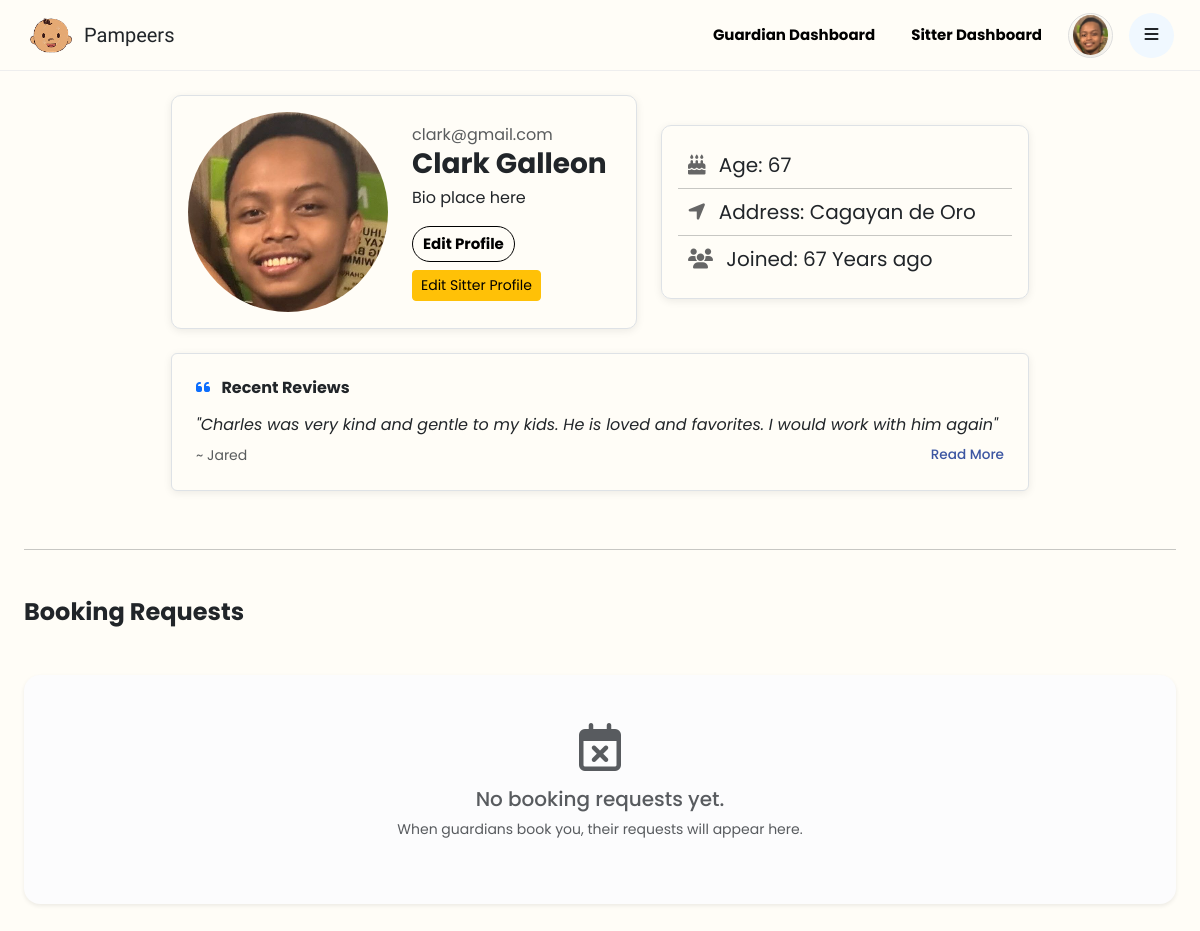
/public/profile.php (signed in), run on an earlier commit of the app's database.
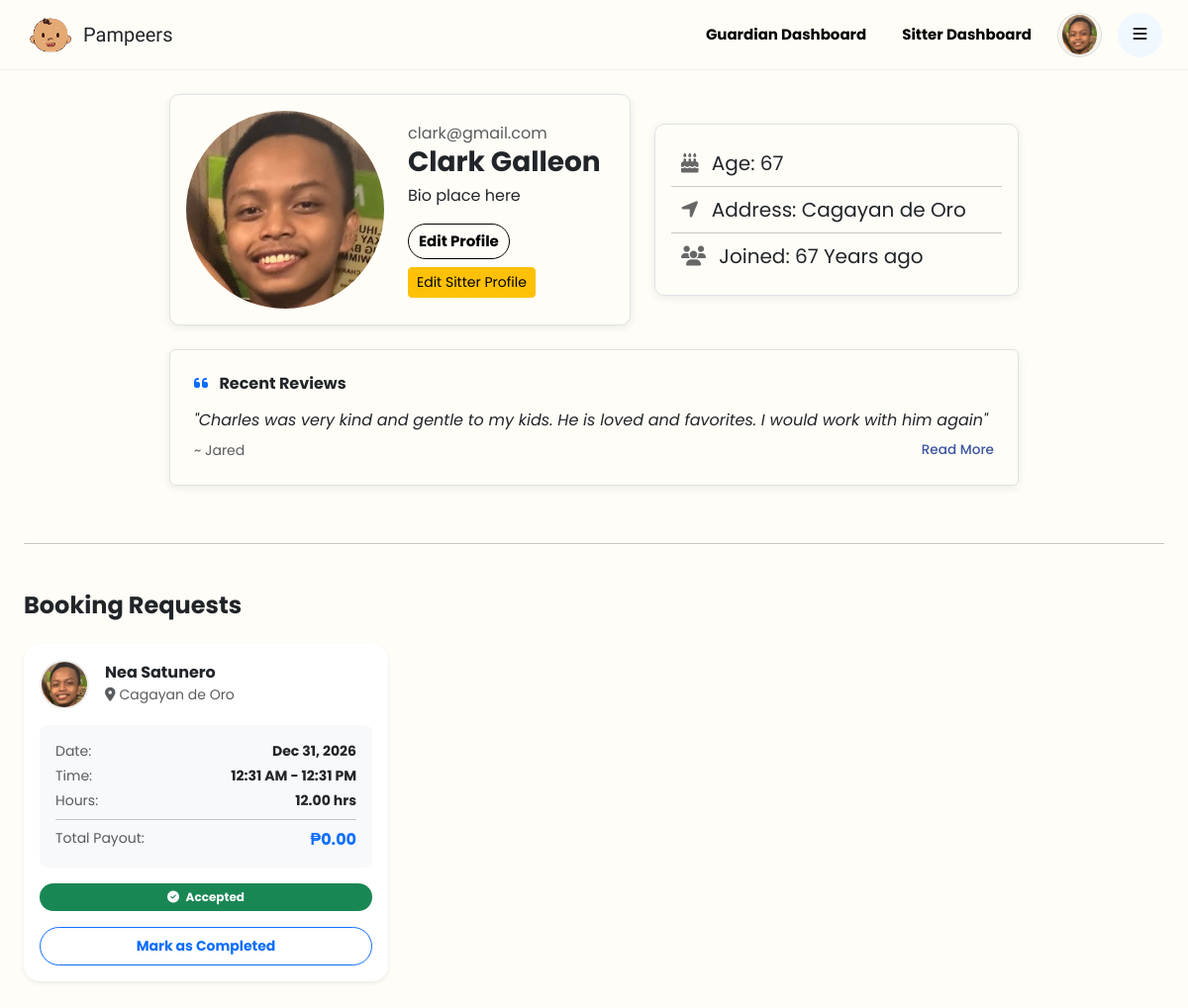
And on a later commit of the database.
### tables this page shows
CREATE TABLE `users` (
  `id` int(11) NOT NULL,
  `uuid` char(36) NOT NULL,
  `firstName` varchar(100) NOT NULL,
  `middleName` varchar(100) DEFAULT NULL,
  `lastName` varchar(100) NOT NULL,
  `bio` text NOT NULL,
  `suffix` varchar(10) DEFAULT NULL,
  `birthDate` date NOT NULL,
  `sex` enum('male','female','other') NOT NULL,
  `role` enum('guardian','sitter','admin') NOT NULL DEFAULT 'guardian',
  `contactNumber` varchar(20) NOT NULL,
  `emailAddress` varchar(150) NOT NULL,
  `username` varchar(100) NOT NULL,
  `password` varchar(255) NOT NULL,
  `streetAddress` varchar(255) NOT NULL,
  `barangay` varchar(255) NOT NULL,
  `cityMunicipality` varchar(255) NOT NULL,
  `province` varchar(255) NOT NULL,
  `country` varchar(255) NOT NULL,
  `zipCode` char(10) NOT NULL,
  `dateCreated` timestamp NOT NULL DEFAULT current_timestamp(),
  `profilePic` varchar(255) NOT NULL DEFAULT 'default.jpg',
  `isActive` tinyint(1) NOT NULL DEFAULT 1,
  `deactivatedAt` datetime DEFAULT NULL
);

CREATE TABLE `bookings` (
  `bookingID` int(11) NOT NULL,
  `uuid` char(36) NOT NULL,
  `userID` int(11) NOT NULL,
  `sitterID` int(11) NOT NULL,
  `bookingDate` date NOT NULL,
  `startTime` time NOT NULL,
  `endTime` time NOT NULL,
  `hoursRequested` decimal(5,2) DEFAULT NULL,
  `totalAmount` decimal(10,2) DEFAULT NULL,
  `status` enum('pending','accepted','declined','completed','cancelled') NOT NULL DEFAULT 'pending',
  `notes` text DEFAULT NULL,
  `createdAt` timestamp NOT NULL DEFAULT current_timestamp()
);

### app/helpers/sitter.php (called while the page is built, shortened)
<?php
function getSitter(mysqli $conn, int $userId) {
    $stmt = $conn->prepare("
        SELECT s.*, u.*
        FROM sitters s
        JOIN users u ON s.userID = u.id
        WHERE u.id = ?
        LIMIT 1
    ");
    $stmt->bind_param("i", $userId);
    $stmt->execute();
    return $stmt->get_result()->fetch_assoc();
}

### public/profile.php (the view, shortened to what this page needs)
<?php
require_once __DIR__ . '/../app/config/config.php';
require_once __DIR__ . '/../app/helpers/sitter.php';
$userId = $_SESSION['user_id'] ?? null;
$stmt = $conn->prepare("SELECT * FROM users WHERE id = ? LIMIT 1");
$stmt->bind_param("i", $userId);
$stmt->execute();
$user = $stmt->get_result()->fetch_assoc() ?? [];
$sitterData = getSitter($conn, $userId);
$isSitter = !empty($sitterData);
$verificationStatus = $sitterData['verificationStatus'] ?? null;
$bookings = [];
if ($isSitter && $verificationStatus === 'verified') {
    $sitterId = $sitterData['sitterID'] ?? 0;
    if ($sitterId > 0) {
        $bStmt = $conn->prepare("
            SELECT b.*, u.firstName, u.lastName, u.profilePic, u.cityMunicipality
            FROM bookings b
            JOIN users u ON b.userID = u.id
            WHERE b.sitterID = ?
            ORDER BY
                CASE WHEN b.status = 'pending' THEN 1 ELSE 2 END,
                b.bookingDate ASC
        ");
        $bStmt->bind_param("i", $sitterId);
        $bStmt->execute();
        $result = $bStmt->get_result();
        while ($row = $result->fetch_assoc()) {
            $bookings[] = $row;
        }
    }
}
$fullName = trim(($user['firstName'] ?? '') . ' ' . ($user['lastName'] ?? ''));
$email = $user['emailAddress'] ?? '';
$location = $user['cityMunicipality'] ?? 'Cagayan de Oro';
$bio = $sitterData['bio'] ?? '';
$profilePic = $user['profilePic'] ?? 'default.jpg';
?>
<!DOCTYPE html>
<html lang="en">
<head>
    <link href="https://cdnjs.cloudflare.com/ajax/libs/font-awesome/6.5.1/css/all.min.css" rel="stylesheet">
    <link href="https://cdn.jsdelivr.net/npm/bootstrap@5.3.3/dist/css/bootstrap.min.css" rel="stylesheet">
    <link rel="stylesheet" href="/Pampeers/public/css/guardianProfile.css">
    <link rel="stylesheet" href="/Pampeers/public/css/sitterDashboard.css">
</head>
<body>
<header class="sticky-top custom-header">
    <div class="nav-container d-flex align-items-center justify-content-between px-3">
        <div class="d-flex align-items-center gap-2">
            <img src="/Pampeers/app/uploads/pampeerlogo.png" class="logo-img" alt="Pampeers Logo">
            <p class="brand m-0">Pampeers</p>
        </div>
        <div class="right-side-p d-flex align-items-center gap-3">
            <a href="/Pampeers/public/guardian/guardianDashboard.php" class="signup-btn">
                Guardian Dashboard
            </a>
            <?php if ($isSitter): ?>
                <?php if ($verificationStatus === 'verified'): ?>
                    <a href="/Pampeers/public/sitter/sitterDashboard.php" class="signup-btn">
                        Sitter Dashboard
                    </a>
                <?php elseif ($verificationStatus === 'pending'): ?>
                    <span class="btn btn-secondary btn-sm disabled">
                        Sitter Pending
                    </span>
                <?php else: ?>
                    <span class="btn btn-danger btn-sm disabled">
                        Not Verified
                    </span>
                <?php endif; ?>
            <?php endif; ?>
            <a href="profile.php" class="text-decoration-none">
                <div class="profile-wrapper">
                    <img src="/Pampeers/app/uploads/profiles/<?= htmlspecialchars($profilePic); ?>" class="profile-img" alt="Profile" style="width:40px; height:40px; border-radius:50%; object-fit:cover;">
                </div>
            </a>
            <div class="dropdown">
                <button class="btn" type="button" data-bs-toggle="dropdown" aria-expanded="false">
                    <i class="fa-solid fa-bars"></i>
                </button>
            </div>
        </div>
    </div>
</header>
<main class="container-fluid-lg mt-4 px-4 pb-5">
    <div class="row justify-content-center gx-4 mb-4">
        <div class="col-lg-5 col-sm-12 align-self-center">
            <div class="profile-card d-flex flex-column flex-md-row gap-4 border p-3">
                <img src="/Pampeers/app/uploads/profiles/<?= htmlspecialchars($profilePic) ?>" alt="Profile Picture" style="width:120px;height:120px;border-radius:50%;object-fit:cover;">
                <div class="flex-column">
                    <p class="text-muted m-0"><?= htmlspecialchars($email) ?></p>
                    <h4><?= htmlspecialchars($fullName) ?></h4>
                    <p><?= !empty($bio) ? htmlspecialchars($bio) : 'Bio place here' ?></p>
                    <div class="d-flex gap-2 flex-wrap">
                        <a href="/Pampeers/public/editProfile.php" class="btnedit btn btn-primary btn-sm">Edit Profile</a>
                        <?php if ($isSitter): ?>
                            <a href="/Pampeers/public/editprofile.php" class="btn btn-warning btn-sm">Edit Sitter Profile</a>
                        <?php else: ?>
                            <a href="/Pampeers/app/controllers/user/becomeSitter.php" class="btnbecome btn btn-success btn-sm">Become a Sitter</a>
                        <?php endif; ?>
                    </div>
                </div>
            </div>
        </div>
        <div class="col-lg-4 col-sm-12 align-self-center mt-3 mt-lg-0">
            <div class="details-card d-flex gap-4 border p-3 h-100">
                <div class="d-flex flex-column w-100 justify-content-center">
                    <p class="m-0 py-2"><i class="fa-solid fa-cake-candles me-2"></i> Age: 67</p>
                    <hr class="m-0">
                    <p class="m-0 py-2"><i class="fa-solid fa-location-arrow me-2"></i> Address: <?= htmlspecialchars($location) ?></p>
                    <hr class="m-0">
                    <p class="m-0 py-2"><i class="fa-solid fa-users me-2"></i> Joined: 67 Years ago</p>
                </div>
            </div>
        </div>
    </div>
    <div class="row justify-content-center mb-5">
        <div class="col-lg-9">
            <div class="review-card border p-4 rounded">
                <h6 class="fw-bold mb-3"><i class="fa-solid fa-quote-left text-primary me-2"></i> Recent Reviews</h6>
                <p class="mb-2 fst-italic">"Charles was very kind and gentle to my kids. He is loved and favorites. I would work with him again"</p>
                <div class="d-flex justify-content-between align-items-center">
                    <span class="text-muted small">~ Jared</span>
                    <a href="#" class="read-more text-decoration-none small">Read More</a>
                </div>
            </div>
        </div>
    </div>
    <?php if ($isSitter && $verificationStatus === 'verified'): ?>
        <hr class="my-5">
        <div class="d-flex justify-content-between align-items-center mb-4">
            <h4 class="fw-bold m-0" style="font-family: 'Poppins', sans-serif;">Booking Requests</h4>
        </div>
        <?php if (empty($bookings)): ?>
            <div class="alert alert-light text-center p-5 rounded-4 shadow-sm border-0 mt-5">
                <i class="fa-regular fa-calendar-xmark fa-3x text-muted mb-3"></i>
                <h5 class="text-muted">No booking requests yet.</h5>
                <p class="text-muted small">When guardians book you, their requests will appear here.</p>
            </div>
        <?php else: ?>
            <div class="row">
                <?php foreach ($bookings as $booking): ?>
                    <div class="col-md-6 col-lg-4 mb-4">
                        <div class="card border-0 shadow-sm rounded-4 p-3 h-100">
                            <div class="d-flex align-items-center mb-3">
                                <img src="/Pampeers/app/uploads/profiles/<?= !empty($booking['profilePic']) ? htmlspecialchars($booking['profilePic']) : 'default.jpg' ?>"
                                     class="rounded-circle me-3"
                                     style="width: 50px; height: 50px; object-fit: cover; border: 2px solid #eee;">
                                <div>
                                    <h6 class="m-0 fw-bold"><?= htmlspecialchars($booking['firstName'] . ' ' . $booking['lastName']) ?></h6>
                                    <small class="text-muted"><i class="fa-solid fa-location-dot me-1"></i><?= htmlspecialchars($booking['cityMunicipality']) ?></small>
                                </div>
                            </div>
                            <div class="bg-light p-3 rounded-3 mb-3 small" style="font-family: 'Poppins', sans-serif;">
                                <div class="d-flex justify-content-between mb-1">
                                    <span class="text-muted">Date:</span>
                                    <strong><?= date('M d, Y', strtotime($booking['bookingDate'])) ?></strong>
                                </div>
                                <div class="d-flex justify-content-between mb-1">
                                    <span class="text-muted">Time:</span>
                                    <strong><?= date('h:i A', strtotime($booking['startTime'])) ?> - <?= date('h:i A', strtotime($booking['endTime'])) ?></strong>
                                </div>
                                <div class="d-flex justify-content-between mb-1">
                                    <span class="text-muted">Hours:</span>
                                    <strong><?= htmlspecialchars($booking['hoursRequested']) ?> hrs</strong>
                                </div>
                                <hr class="my-2">
                                <div class="d-flex justify-content-between">
                                    <span class="text-muted">Total Payout:</span>
                                    <strong class="text-primary fs-6">₱<?= number_format($booking['totalAmount'], 2) ?></strong>
                                </div>
                            </div>
                            <div class="mt-auto">
                                <?php if ($booking['status'] === 'pending'): ?>
                                    <div class="d-flex gap-2">
                                        <a href="/Pampeers/app/controllers/booking/updateStatus.php?id=<?= $booking['bookingID'] ?>&status=accepted"
                                        class="btn btn-primary btn-sm w-100 rounded-pill fw-bold py-2 shadow-sm">Accept</a>
                                        <a href="/Pampeers/app/controllers/booking/updateStatus.php?id=<?= $booking['bookingID'] ?>&status=declined"
                                        class="btn btn-outline-danger btn-sm w-100 rounded-pill fw-bold py-2">Decline</a>
                                    </div>
                                <?php elseif ($booking['status'] === 'accepted'): ?>
                                    <div class="d-grid gap-2">
                                        <div class="badge bg-success py-2 rounded-pill mb-2"><i class="fa-solid fa-check-circle me-1"></i> Accepted</div>
                                        <a href="/Pampeers/app/controllers/booking/updateStatus.php?id=<?= $booking['bookingID'] ?>&status=completed"
                                        class="btn btn-outline-primary btn-sm rounded-pill fw-bold py-2">Mark as Completed</a>
                                    </div>
                                <?php endif; ?>
                            </div>
                        </div>
                    </div>
                <?php endforeach; ?>
            </div>
        <?php endif; ?>
    <?php endif; ?>
</main>
</body>
</html>

### public/css/guardianProfile.css (style rules this page uses)
body { background: #FFFDF7; font-family: 'Poppins', sans-serif; margin: 0; }
.custom-header { background: #FFFDF7; border-bottom: 1px solid #000; padding: 10px; }
.logo-img { width: 50px; height: 50px; }
.brand { font-size: 25px; font-family: 'Ribeye', cursive; margin: 0; }
.dropdown { width: 45px; height: 45px; border-radius: 50%; text-decoration: none; color: #666; background-color: #F0F8FF; display: flex; justify-content: center; align-items: center; }
.signup-btn { font-size: 15px; font-weight: bold; color: black; background-color: transparent; text-decoration: none; padding: 6px 10px; border: 0px; border-radius: 20px; transition: 0.2s ease; }
.btnedit { font-size: 15px; font-weight: bold; color: black; background-color: transparent; text-decoration: none; padding: 6px 10px; border: 1px solid black; border-radius: 20px; transition: 0.2s ease; }
.profile-wrapper { width: 45px; height: 45px; border-radius: 50%; overflow: hidden; display: flex; align-items: center; justify-content: center; border: 1px solid #ddd; }
.profile-img { width: 100%; height: 100%; object-fit: cover; }
.profile-card { display: flex; align-items: center; background: #FFFDF7; box-shadow: 0 2px 8px rgba(0,0,0,0.08); border: 1px solid black; border-radius: 10px; padding: 20px; transition: box-shadow 0.2s ease; }
.profile-card img { min-width: 200px; min-height: 200px; }
.details-card { display: flex; align-items: center; border: 1px solid black; box-shadow: 0 2px 8px rgba(0,0,0,0.08); border-radius: 10px; padding: 20px; transition: box-shadow 0.2s ease; }
.profile-card h4 { font-size: 28px; font-weight: bold; margin-bottom: 5px; }
.details-card p { font-size: 20px; justify-content: flex-start; }
.details-card i { margin-left: 10px; color: #666; }
.review-card { max-height: 500px; border: 2px solid black; background: #FFFDF7; box-shadow: 0 2px 8px rgba(0,0,0,0.08); border-radius: 10px; padding: 20px; margin-bottom: 10px; transition: box-shadow 0.2s ease; }

### public/css/sitterDashboard.css (style rules this page uses)
body { background-color: #FFFDF7; }
.custom-header { background: #FFFDF7; border-bottom: 1px solid #eee; padding: 10px 10px 10px 10px; }
.brand { font-size: 20px; font-family: 'Ribeye'; }
.logo-img { width: 50px; height: 50px; }
.profile-img { width: 250px; height: 250px; border-radius: 50%; object-fit: cover; box-shadow: 0 4px 10px rgba(0,0,0,0.1); margin: 20px; }
.read-more, .view-all { text-decoration: none; font-size: 0.85rem; color: #3C56A2; font-weight: 500; }

What changed in the data, as far as the page shows it:
added bookings: userID.profilePic (placeholder picture), userID.lastName "Nea Satunero", userID.cityMunicipality "Cagayan de Oro", bookingDate "Dec 31, 2026", startTime "12:31 AM", endTime "12:31 PM", hoursRequested "12.00", totalAmount "0.00"
Also different on the page:
text no longer shown: "No booking requests yet. When guardians book you, their requests will appear here."
